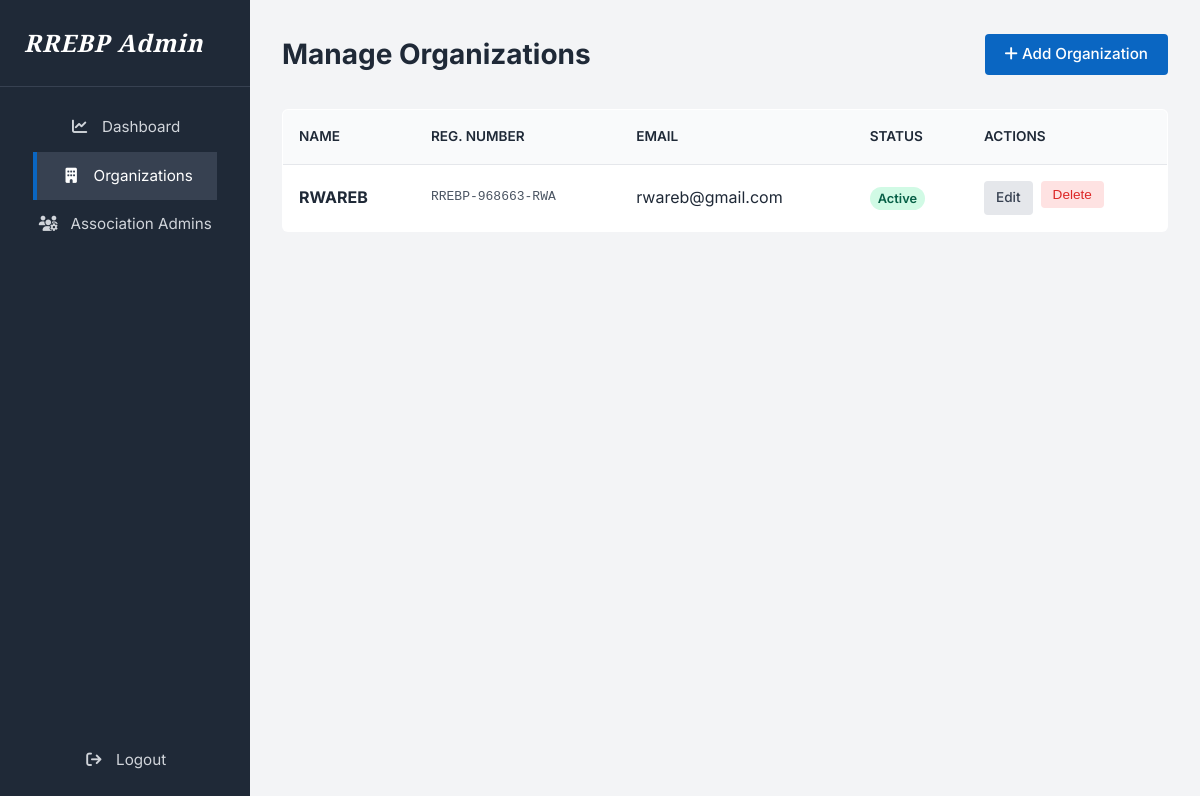
The page /spdash/organizations (signed in) on the database its author committed.
### models.py (models this page shows)
class Organization(db.Model):
    __tablename__ = 'organizations'
    id = db.Column(db.String(36), primary_key=True, default=generate_uuid)
    name = db.Column(db.String(150), unique=True, nullable=False)
    registration_number = db.Column(db.String(100), unique=True, nullable=False)
    email = db.Column(db.String(150), nullable=False)
    phone = db.Column(db.String(30), nullable=False)
    address = db.Column(db.Text, nullable=True)
    status = db.Column(db.String(20), default='Active')  # 'Active' or 'Suspended'
    created_by = db.Column(db.String(36), db.ForeignKey('super_admins.id'), nullable=False)
    created_at = db.Column(db.DateTime, default=datetime.utcnow)
    updated_at = db.Column(db.DateTime, default=datetime.utcnow, onupdate=datetime.utcnow)
    admins = db.relationship('AssociationAdmin', backref='organization', lazy=True)

### superadmin.py (the view)
@superadmin.route('/spdash/organizations')
@login_required
def organizations():
    orgs = Organization.query.order_by(Organization.created_at.desc()).all()
    return render_template("sp_organizations.html", organizations=orgs)

### superadmin.py (called while the page is built)
@superadmin.context_processor
def inject_pending_counts():
    if 'superadmin_id' in session:
        pending_admins_count = AssociationAdmin.query.filter_by(account_status='Pending').count()
        return dict(pending_admins_count=pending_admins_count)
    return dict(pending_admins_count=0)

def login_required(f):
    @wraps(f)
    def decorated_function(*args, **kwargs):
        if 'superadmin_id' not in session:
            return redirect(url_for('superadmin.login'))
        return f(*args, **kwargs)
    return decorated_function

### templates/sp_organizations.html (shortened to what this page needs)
{% extends "sp_base.html" %}
{% block content %}
<div class="admin-header">
    <h1>Manage Organizations</h1>
    <a href="{{ url_for('superadmin.new_organization') }}" class="btn-primary"><i class="fa-solid fa-plus"></i> Add Organization</a>
</div>
<table class="data-table">
    <thead>
        <tr>
            <th>Name</th>
            <th>Reg. Number</th>
            <th>Email</th>
            <th>Status</th>
            <th>Actions</th>
        </tr>
    </thead>
    <tbody>
        {% for org in organizations %}
        <tr>
            <td><strong>{{ org.name }}</strong></td>
            <td style="font-family: monospace; color: #4B5563;">{{ org.registration_number }}</td>
            <td>{{ org.email }}</td>
            <td>
                <span class="status-badge {% if org.status == 'Active' %}status-active{% else %}status-suspended{% endif %}">
                    {{ org.status }}
                </span>
            </td>
            <td>
                <div class="action-btns">
                    <a href="{{ url_for('superadmin.edit_organization', org_id=org.id) }}" class="btn-edit">Edit</a>
                    <form action="{{ url_for('superadmin.delete_organization', org_id=org.id) }}" method="POST" onsubmit="return confirm('Are you sure you want to delete this organization? All associated data will be removed.');">
                        <button type="submit" class="btn-delete">Delete</button>
                    </form>
                </div>
            </td>
        </tr>
        {% endfor %}
    </tbody>
</table>
{% endblock %}

### static/css/style.css (style rules this page uses)
:root { --bg-white: #FFFFFF; --text-dark: #1F2937; --text-muted: #6B7280; --border-grey: #E5E7EB; --hover-grey: #F3F4F6; --btn-blue: #0A66C2; --btn-blue-hover: #004182; --footer-bg: #2f426b; }
body { font-family: 'Inter', sans-serif; background-color: var(--bg-white); color: var(--text-dark); margin: 0; padding: 0; line-height: 1.6; display: flex; flex-direction: column; min-height: 100vh; }
.btn-primary { background-color: var(--btn-blue); color: var(--bg-white); padding: 0.5rem 1.25rem; border-radius: 4px; text-decoration: none; font-weight: 500; font-size: 0.95rem; transition: background-color 0.2s; border: none; cursor: pointer; }

### static/css/admin_style.css (style rules this page uses)
.admin-header { display: flex; justify-content: space-between; align-items: center; margin-bottom: 2rem; }
.admin-header h1 { margin: 0; font-size: 1.75rem; color: var(--text-dark); }

### templates/sp_organizations.html (style rules this page uses)
.data-table { width: 100%; border-collapse: collapse; background-color: var(--bg-white); border: 1px solid var(--border-grey); border-radius: 6px; overflow: hidden; }
.data-table th, .data-table td { padding: 1rem; text-align: left; border-bottom: 1px solid var(--border-grey); }
.data-table th { background-color: #F9FAFB; font-weight: 600; color: var(--text-dark); text-transform: uppercase; font-size: 0.85rem; }
.status-badge { padding: 0.25rem 0.5rem; border-radius: 9999px; font-size: 0.8rem; font-weight: 600; }
.status-active { background-color: #D1FAE5; color: #065F46; }
.action-btns { display: flex; gap: 0.5rem; }
.btn-edit { background-color: #E5E7EB; color: #374151; padding: 0.4rem 0.75rem; border-radius: 4px; text-decoration: none; font-size: 0.85rem; font-weight: 500; }
.btn-delete { background-color: #FEE2E2; color: #DC2626; padding: 0.4rem 0.75rem; border-radius: 4px; border: none; cursor: pointer; font-size: 0.85rem; font-weight: 500; }

### rows shown on the page
Organization: name "RWAREB", registration_number "RREBP-968663-RWA", email "rwareb@gmail.com", status "Active"
